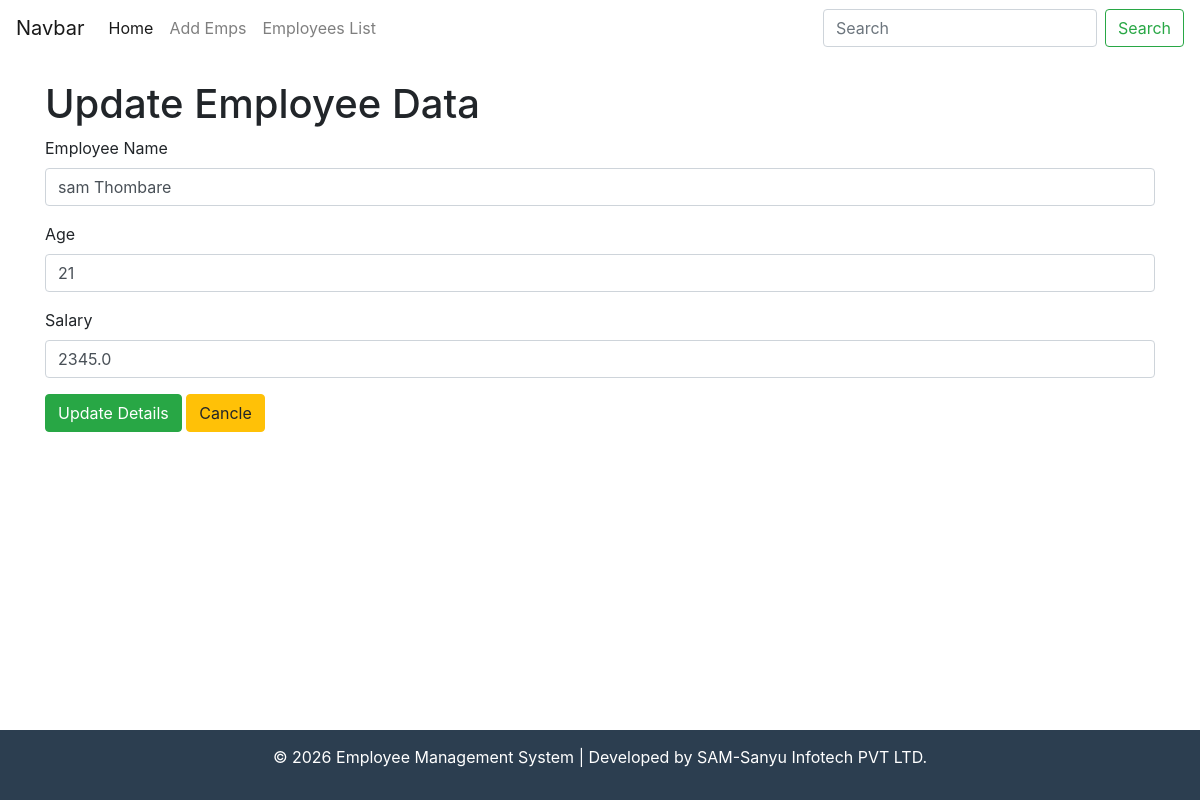
Page /update/1/ on the earlier database version.
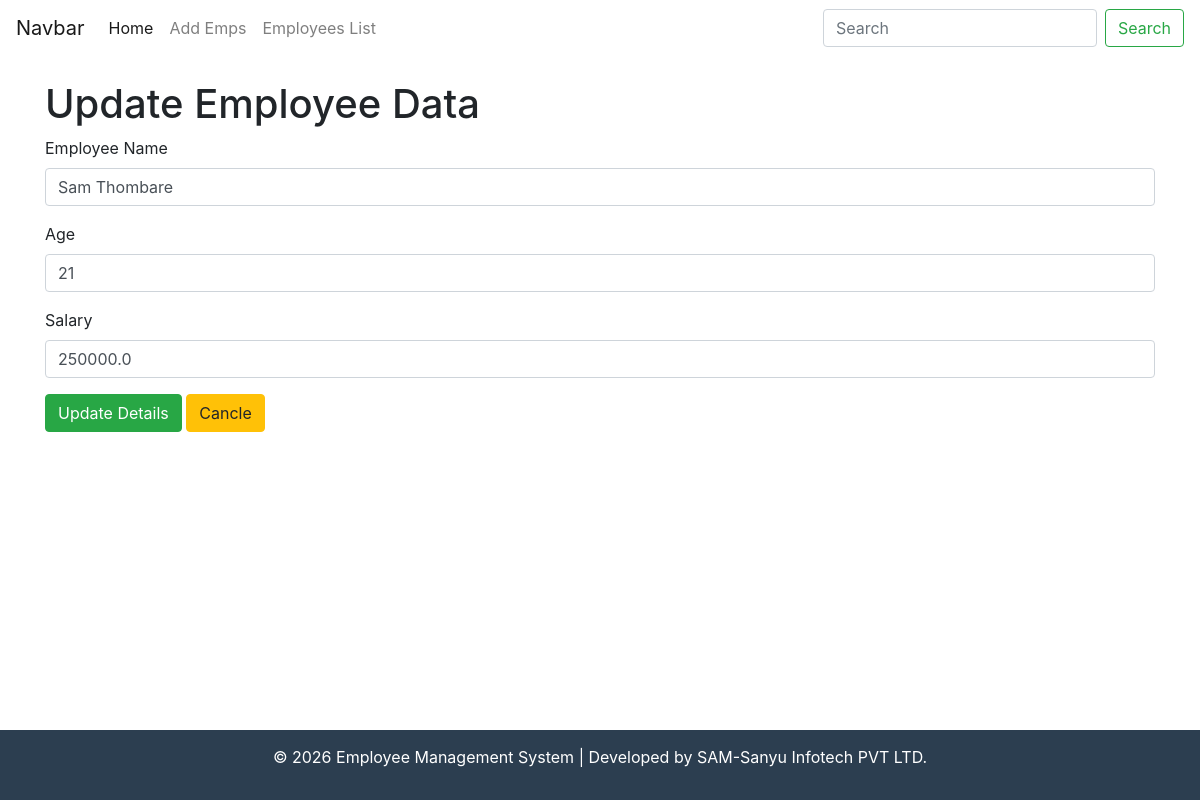
Same page on the later database version.
### dapp/models.py (models this page shows, shortened)
class Employee(models.Model):
    name = models.CharField(max_length=50)
    age = models.IntegerField()
    salary = models.FloatField()
    image = models.ImageField(upload_to='employees/',blank=True, null=True)

### dapp/views.py (the view)
# urls.py: path('update/<int:id>/',views.update_employee, name='update_employee'),
def update_employee(request, id):
    obj = Employee.objects.get(id = id)
    if request.method == "POST":
        obj.name = request.POST.get('emp_name')
        obj.age = int(request.POST.get('emp_age'))
        obj.salary = float(request.POST.get('emp_salary'))
        obj.save()
        return redirect('/list/')
    return render(request, 'update_employee.html', context = {'obj':obj})

### dapp/templates/update_employee.html (shortened to what this page needs)
{% extends 'base.html' %}
{% block body %}
    <h1>Update Employee Data</h1>
    <form method="POST" >
       <div class="form-group">
      <label for="emp_name">Employee Name</label>
      <input
        type="text"
        class="form-control"
        name="emp_name"
        id="emp_name"
        value="{{ obj.name }}"
      />
    </div>
    <div class="form-group">
      <label for="emp_age">Age</label>
      <input type="number" class="form-control" id="emp_age" name="emp_age"  value="{{ obj.age }}"/>
    </div>
    <div class="form-group">
      <label for="emp_salary">Salary</label>
      <input
        type="number"
        class="form-control"
        name="emp_salary"
        id="emp_salary"
        value="{{obj.salary}}"
      />
    </div>
        <button type="submit" class="btn btn-success">Update Details</button></button>
        <a href="/list/"><button type="button" class="btn btn-warning">Cancle</button></a>
    </form>
{% endblock %}

Differences in the rows shown:
changed Employee: emp_name "sam Thombare" → "Sam Thombare"; emp_salary "2345.0" → "250000.0"
